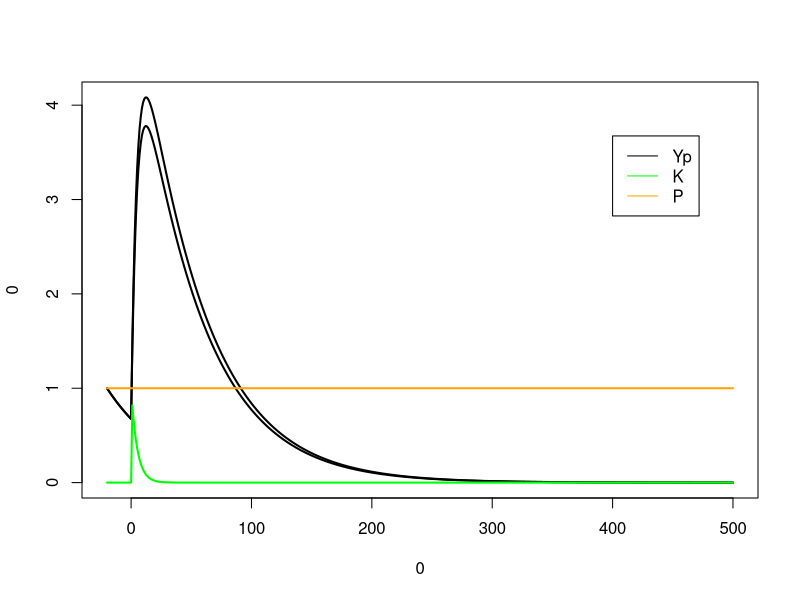
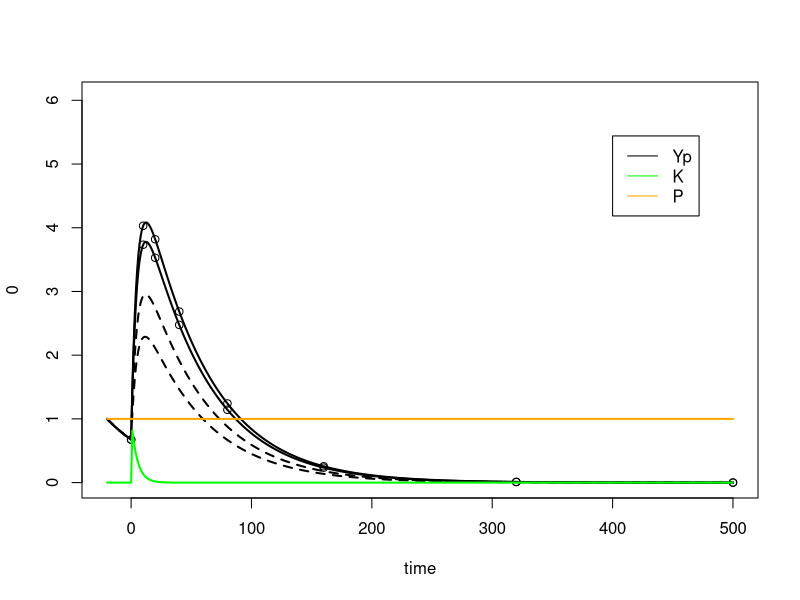

These charts were generated, in order, by the following R code: (Note: this script raises an error after producing the figures.)
## ---- chunk 1
knitr::opts_chunk$set(echo = TRUE)
## ---- chunk 2
rm(list = ls())
set.seed(20230106)

library('deSolve')
library('tidyverse')
## ---- chunk 3
Yp_fun = function(t, Yp, pars) {
 # ODE of phosphorylation change
  # Yp: vector of concentrations of phosphorylated substrates
  # pars: named list of Ytot, Km_K, Km_P
    with(pars, {
      K = K_fun(t)
      P = P_fun(t)
      dYp_dt = K * (Ytot-Yp)/((Ytot-Yp)+Km_K) - P * Yp/(Yp+Km_P)
    
      return(list(Yp = dYp_dt))
  })
}
## ---- chunk 4
# Define kinase activity (K) and PPTase activity (P) as functions of time
K_fun = function(t){
  #K = 0.02 * t
  #K = ifelse(t > 0, 0.02 * t, 0)
  K = ifelse(t > 0, exp(-0.2 * t), 0)
  return(K)
}

P_fun = function(t){
  P = rep(1, length(t))
  return(P)
}
## ---- chunk 5
# initial condition
Yp_init = c(1, 1)  # initial does not necessarily mean t == 0

# parameters
p = list(Ytot = c(100, 100), Km_K = c(10, 20), Km_P = c(50, 50))
## ---- chunk 6
# Simulation
t = seq(-20, 500, 1)
ODEout = as.data.frame(ode(y = Yp_init, times = t, func = Yp_fun, parms = p))

myPal = c('black', 'green', 'orange')
palette(myPal)
plot(type = 'n', 0, 0, xlim = c(min(t), max(t)), 
  ylim= c(0, max(ODEout[, 2:dim(ODEout)[2]])) )
for(i in 2:dim(ODEout)[2]){
  lines(ODEout$time, ODEout[, i], col = 1, lwd = 2)
}
lines(t, K_fun(t), col = 2, lwd = 2)
lines(t, P_fun(t), col = 3, lwd = 2)
legend(x= 0.8 * max(t), y = 0.9 * max(ODEout[, 2]), 
       legend = c('Yp', 'K', 'P'), col = myPal[1:3], lty = 1)
## ---- chunk 7
t_obs = c(0, 10, 20, 40, 80, 160, 320, 500)
Yp_obs = ODEout[match(t_obs, ODEout$time),]
## ---- chunk 8
p_toTest = list(
  p1 = list(Ytot = c(100, 100), Km_K = c(10, 20), Km_P = c(50, 50)), # selected to match simulation data
  p2 = list(Ytot = c(100, 100), Km_K = c(60, 120), Km_P = c(50, 50))
)

fits_loDF = list(NULL) #list of data.frames
fits_loDF[[1]] = as.data.frame(ode(y = Yp_init, times = t, func = Yp_fun, parms = p_toTest[[1]]))
fits_loDF[[2]] = as.data.frame(ode(y = Yp_init, times = t, func = Yp_fun, parms = p_toTest[[2]]))

myPal = c('black', 'green', 'orange')
palette(myPal)
Y_expand = 1.5 # factor by which to expand Y-axis
plot(type = 'n', 0, 0, xlim = c(min(t), max(t)), 
  ylim= c(0, Y_expand * max(Yp_obs[, 2:dim(Yp_obs)[2]])), xlab = 'time' )
for(i in 2:dim(Yp_obs)[2]){
  points(Yp_obs$time, Yp_obs[,i])
}

for(mIdx in 1:length(fits_loDF)){
  ODEout = fits_loDF[[mIdx]]
  for(i in 2:dim(ODEout)[2]){
    lines(ODEout$time, ODEout[, i], col = 1, lwd = 2, lty = mIdx)
  }
}
lines(t, K_fun(t), col = 2, lwd = 2)
lines(t, P_fun(t), col = 3, lwd = 2)
  
legend(x= 0.8 * max(t), y = 0.9 * Y_expand * max(Yp_obs[, 2:dim(Yp_obs)[2]]), 
       legend = c('Yp', 'K', 'P'), col = myPal[1:3], lty = 1)
## ---- chunk 9
loglikFUN = function(par, obsData, ODEfun, Yp_ini){
  # Function to calculate log-likelihood of observed data for given model,
   # assuming fixed relative SD
  #ARGS:
   # obsData: data.frame of observed data with first column named "time"
   # par: list of vectors for Ytot, Km_K, Km_P, with one entry per substrate in each vector
  # RETURNS:
   # sum of log-likelihoods for all datapoints of all substrates
  
  relSD = 0.1
  
  modelData_atObsTP = as.data.frame(
    ode(y = Yp_ini, times = obsData$time, func = ODEfun, parms = par)
  )

  logLik = rep(NA, dim(obsData)[2] - 1)
  # for each substrate:
  for (i in 2:dim(obsData)[2]){
    logLik[i - 1] = sum(log(
      dnorm(obsData[, i], mean = modelData_atObsTP[, i], sd = relSD * obsData[, i])))
  }
  
  return(sum(logLik))
}
## ---- chunk 10
relNoise = 0.1

loglikFUN(par = p_toTest[[1]], obsData = Yp_obs, ODEfun = Yp_fun, Yp_ini = Yp_init)
loglikFUN(par = p_toTest[[2]], obsData = Yp_obs, ODEfun = Yp_fun, Yp_ini = Yp_init)
## ---- chunk 11
ini_par = list(Ytot = c(100, 100), Km_K = c(10, 20), Km_P = c(50, 50))
optim(par = ini_par, fn = loglikFUN, obsData = Yp_obs, ODEfun = Yp_fun, Yp_ini = Yp_init)
